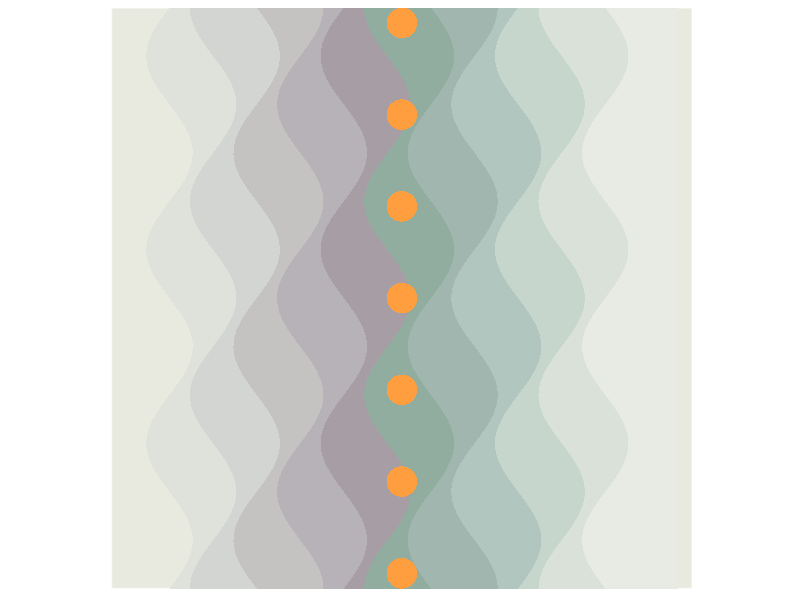

This chart was generated by the following R code:
## ---- chunk 1
library(tidyverse)
library(ggforce)
## ---- chunk 2
g<-ggplot()+ theme(panel.background = element_rect(fill='#e8eadf', colour='white'),
                   panel.grid.major = element_blank(),
                   panel.grid.minor = element_blank())


circle.pos<-data.frame(
  x<-sin(seq(0, 2*pi, length=100))*1/19,
  y<-cos(seq(0, 2*pi, length=100))*1/19
)


positions1<-data.frame(
  y=c(-1,seq(-1,1, length.out=100),1),
  x=c(1,sin(seq(-4*pi,2*pi, length.out = 100))*.08, 1)-.8
  )
positions2<-data.frame(
  y=c(-1,seq(-1,1, length.out=100),1),
  x=c(1,sin(seq(-4.5*pi,1.5*pi, length.out = 100))*.08, 1)-.65
  )
positions3<-data.frame(
  y=c(-1,seq(-1,1, length.out=100),1),
  x=c(1,sin(seq(-5*pi,1*pi, length.out = 100))*.08, 1)-.50
  )
positions4<-data.frame(
  y=c(-1,seq(-1,1, length.out=100),1),
  x=c(1,sin(seq(-5.5*pi,.5*pi, length.out = 100))*.08, 1)-.35
  )
positions5<-data.frame(
  y=c(-1,seq(-1,1, length.out=100),1),
  x=c(1,sin(seq(-6*pi,0*pi, length.out = 100))*.08, 1)-.2
  )
positions6<-data.frame(
  y=c(-1,seq(-1,1, length.out=100),1),
  x=c(1,sin(seq(-6.5*pi,-.5*pi, length.out = 100))*.08, 1)-.05
  )
positions7<-data.frame(
  y=c(-1,seq(-1,1, length.out=100),1),
  x=c(.5,sin(seq(-7*pi,-1*pi, length.out = 100))*.08, .5)+.1
  )
positions8<-data.frame(
  y=c(-1,seq(-1,1, length.out=100),1),
  x=c(.5,sin(seq(-7.5*pi,-1.5*pi, length.out = 100))*.08, .5)+.25
  )
positions9<-data.frame(
  y=c(-1,seq(-1,1, length.out=100),1),
  x=c(.5,sin(seq(-8*pi,-2*pi, length.out = 100))*.08, .5)+.4
  )
positions10<-data.frame(
  y=c(-1,seq(-1,1, length.out=100),1),
  x=c(.25,sin(seq(-8.5*pi,-2.5*pi, length.out = 100))*.08, .25)+.55
  )
positions11<-data.frame(
  y=c(-1,seq(-1,1, length.out=100),1),
  x=c(.25,sin(seq(-9*pi,-3*pi, length.out = 100))*.08, .25)+.7
  )
g<-g+
  geom_polygon(data=positions1, 
               aes(x=x, y=y), 
               fill="#dfe2db")+
  geom_polygon(data=positions2, 
               aes(x=x, y=y), 
               fill="#d3d5d2")+
  geom_polygon(data=positions3, 
               aes(x=x, y=y), 
               fill="#c4c3c1")+
  geom_polygon(data=positions4, 
               aes(x=x, y=y), 
               fill="#b7b2b8")+
  geom_polygon(data=positions5, 
               aes(x=x, y=y), 
               fill="#a79da5")+
  geom_polygon(data=positions6, 
               aes(x=x, y=y), 
               fill="#91ad9f")+
  geom_polygon(data=positions7, 
               aes(x=x, y=y), 
               fill="#a1b6af")+
  geom_polygon(data=positions8, 
               aes(x=x, y=y), 
               fill="#b1c6bf")+
  geom_polygon(data=positions9, 
               aes(x=x, y=y), 
               fill="#c6d6cc")+
  geom_polygon(data=positions10, 
               aes(x=x, y=y), 
               fill="#dae1d9")+
    geom_polygon(data=positions11, 
               aes(x=x, y=y), 
               fill="#e8ebe4")+
  geom_polygon(data=circle.pos,
               aes(x=x, y=y),
               fill="#ff9e3e")+
  geom_polygon(data=circle.pos,
               aes(x=x, y=y+6/19),
               fill="#ff9e3e")+
  geom_polygon(data=circle.pos,
               aes(x=x, y=y-6/19),
               fill="#ff9e3e")+
  geom_polygon(data=circle.pos,
               aes(x=x, y=y-12/19),
               fill="#ff9e3e")+
  geom_polygon(data=circle.pos,
               aes(x=x, y=y+12/19),
               fill="#ff9e3e")+
  geom_polygon(data=circle.pos,
               aes(x=x, y=y-18/19),
               fill="#ff9e3e")+
  geom_polygon(data=circle.pos,
               aes(x=x, y=y+18/19),
               fill="#ff9e3e")+
  coord_fixed()+
  scale_x_continuous(limits = c(-1,1), expand = c(0, 0)) +
  scale_y_continuous(limits = c(-1,1), expand = c(0, 0))+
  theme(axis.title.x=element_blank(),
        axis.text.x=element_blank(),
        axis.ticks.x=element_blank(),
        axis.title.y=element_blank(),
        axis.text.y=element_blank(),
        axis.ticks.y=element_blank())

g
